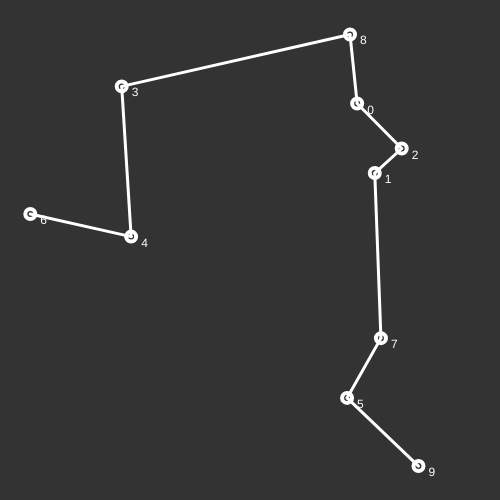
Frame 1 (no input)
Frame 60 (no input): identical to frame 1, image omitted
Frame 120 (the mouse pressed at the canvas centre since frame 60): identical to frame 1, image omitted

The p5.js sketch that drew this single still picture (run headless with seeded random() and noise() and a simulated clock; from frame 60 on, the mouse is pressed at the canvas centre):

// p5.js sketch
// ── sketch.js
let cities = [];
let order = [];
let visited = [];
let totalCities = 10;

let bestDist = Infinity, bestOrder = [];

function setup() {
  createCanvas(500, 500);
  for (let i = 0; i < totalCities; i++) {
    cities[i] = createRandomPosition(width, height);
    order[i] = i;
    visited[i] = false;
  }
  for (let i in cities) {
    order = getOrder(i);
    let thisdist = pathDistance();
    if (thisdist < bestDist) {
      bestDist = thisdist;
      bestOrder = order.slice();
    }
    // console.log(thisdist, order.slice())
    resetVisit();
  }
  console.log("this is best.")
  console.log(bestDist)
  console.log(bestOrder)
}

function draw() {
  background(51);
  drawCities(cities);
  drawPath(cities, bestOrder)
}

function createRandomPosition(w = width, h = height) {
  return createVector(random(w), random(h));
}
// ── graph.js
function drawPath(cities, path) {
  for (let i = 0; i < path.length - 1; i++) {
    let indexA = path[i];
    let indexB = path[i + 1];
    stroke(255);
    strokeWeight(3);
    line(cities[indexA].x, cities[indexA].y, cities[indexB].x, cities[indexB].y);
  }
}

function drawCities(cities) {
  for (let i in cities) {
    city = cities[i]
    strokeWeight(4);
    stroke(255);
    noFill();
    ellipse(city.x, city.y, 10);
    fill(255);
    noStroke();
    text(i, city.x + 10, city.y + 10)
  }
}

function getOrder(src, path = []) {
  let nextNode = nearestUnvisited(src);
  path.push(src);
  visit(src);
  if (nextNode >= 0) return getOrder(nextNode, path)
  else return (path.map(elt => parseInt(elt)))
}

let distLookUp = [];
function distance(i, j) {
  if (typeof distLookUp[i] == "object") {
    if (distLookUp[i][j]) return distLookUp[i][j];
    else {
      let actualDist = dist(cities[i].x, cities[i].y, cities[j].x, cities[j].y,);
      distLookUp[i][j] = actualDist;
    }
  } else {
    let actualDist = dist(cities[i].x, cities[i].y, cities[j].x, cities[j].y,);
    distLookUp[i] = [];
    distLookUp[i][j] = actualDist;
  }
  return distLookUp[i][j]
}

function nearestUnvisited(index) {
  let distancesFromIndex = [];
  let visitedNodes = getVisitedNodes();
  for (let i = 0; i < totalCities; i++) {
    if (visitedNodes.includes(i)) continue;
    if (i == index) distancesFromIndex[i] = Infinity;
    else distancesFromIndex[i] = distance(index, i);
  }
  lowestD = Infinity;
  lowestI = -1;
  distancesFromIndex.forEach((dist, index) => {
    if (dist < lowestD) {
      lowestD = dist
      lowestI = index;
    };
  })
  return parseInt(lowestI);
}


function getVisitedNodes() {
  let ayy = [];
  for (let v in visited) {
    if (visited[v]) ayy.push(v)
  }
  return ayy.map(elt => parseInt(elt));
}

function visit(node) {
  visited[node] = true;
}

function resetVisit() {
  visited.fill(false);
}

function pathDistance(path = order) {
  let sum = 0;
  for (let i = 0; i < path.length - 1; i++) {
    sum += distance(path[i], path[i + 1])
  }
  return sum;
}
